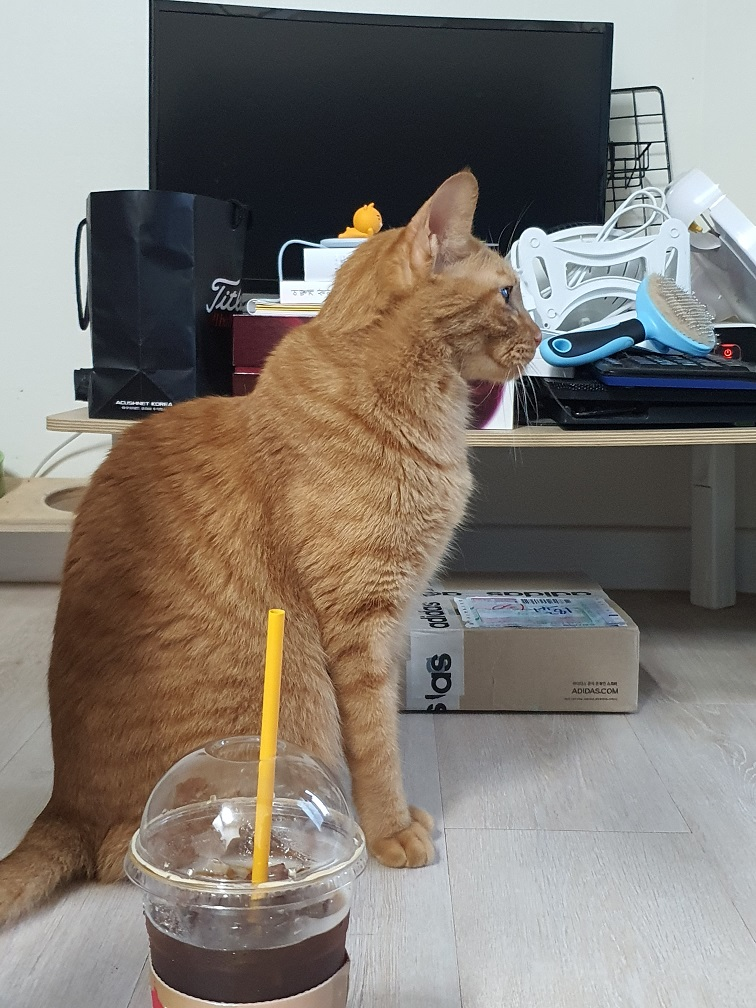
#> input picture OpenCV/09-controllFrame/images/dal (2).jpg, 756 x 1008 px
$ python 103-move.py
#> lines starting #> are read from the running program, lines starting #| are printed output that depends on the picture
import cv2 as cv
import numpy as np
import os

os.chdir('09-controllFrame\\images')
img_color = cv.imread('dal (2).jpg', cv.IMREAD_COLOR)
#> img_color is the input picture: shape (1008, 756, 3); mean B, G, R 113.1, 120.6, 127.5

h, w = img_color.shape[:2]
#> h = 1008; w = 756

# 이미지를 이동

M = np.float32([[1, 0, 100], [0, 1, 50]])

# 이동 행렬을 이미지에 적용합니다.

img_moved = cv.warpAffine(img_color, M, (w, h))
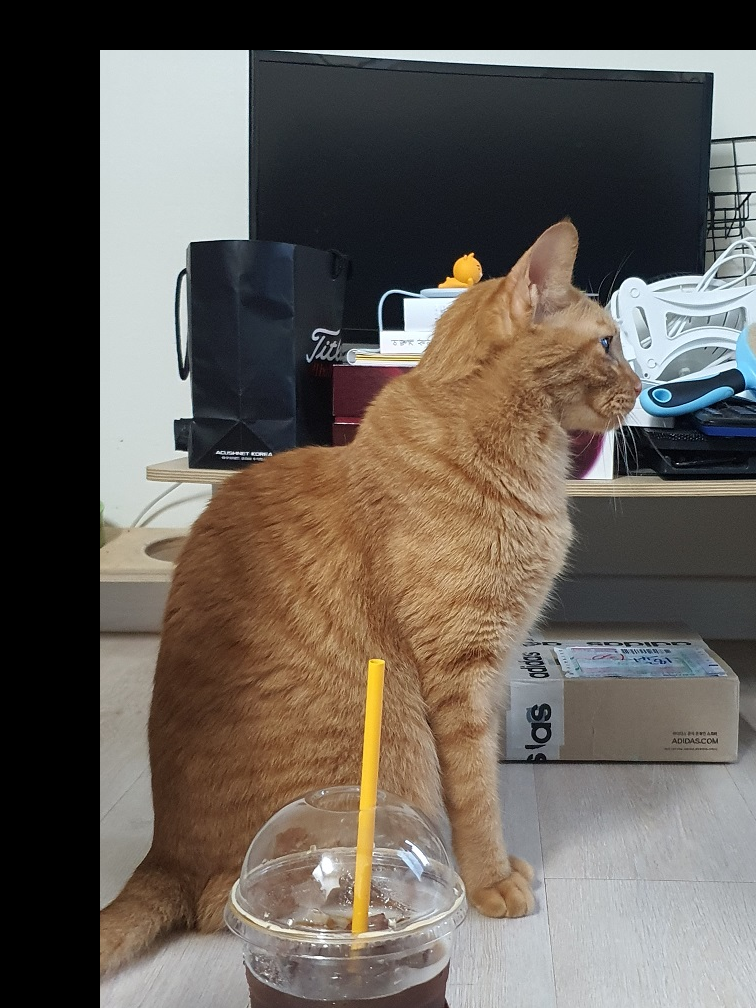
#> img_moved: shape (1008, 756, 3); mean B, G, R 86.7, 94.4, 101.9

cv.imshow('img_moved', img_moved)
cv.waitKey(0)

cv.destroyAllWindows()

$ run again, with OpenCV/09-controllFrame/images/dal (1).jpg copied over OpenCV/09-controllFrame/images/dal (2).jpg
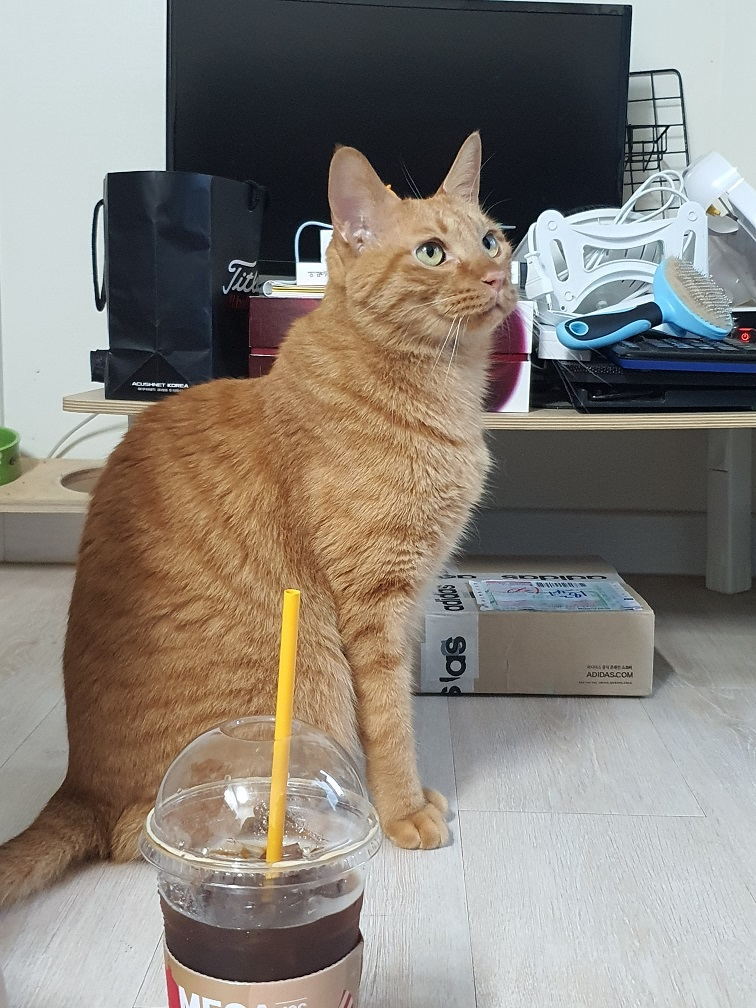
#> input picture OpenCV/09-controllFrame/images/dal (1).jpg, 756 x 1008 px
#> img_color is the input picture: shape (1008, 756, 3); mean B, G, R 121.7, 129.7, 136
#> `img_moved = cv.warpAffine(img_color, M, (w, h))`:
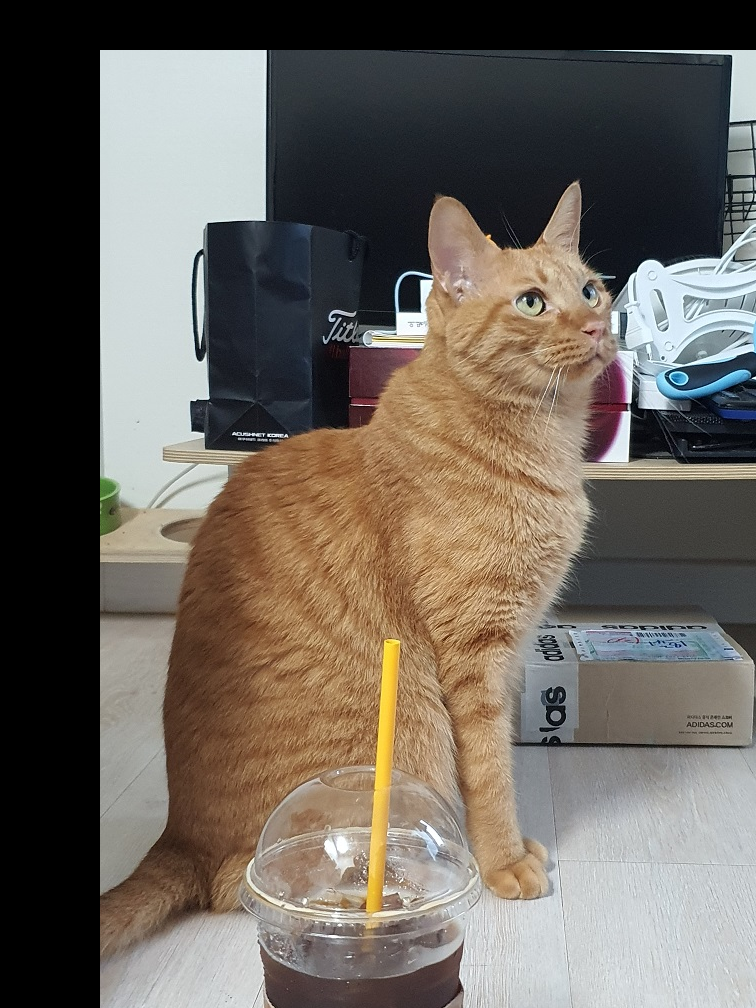
#> img_moved: shape (1008, 756, 3); mean B, G, R 93.5, 101.6, 108.7

$ run again, with OpenCV/09-controllFrame/images/sal (1).jpg copied over OpenCV/09-controllFrame/images/dal (2).jpg
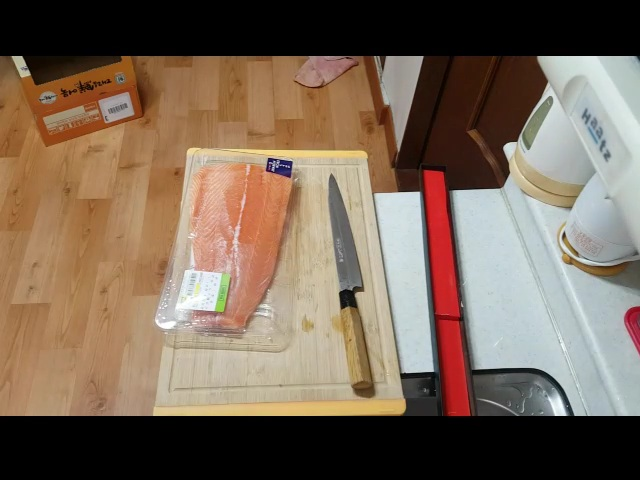
#> input picture OpenCV/09-controllFrame/images/sal (1).jpg, 640 x 480 px
#> img_color is the input picture: shape (480, 640, 3); mean B, G, R 87.6, 103.9, 122.2
#> `img_moved = cv.warpAffine(img_color, M, (w, h))`:
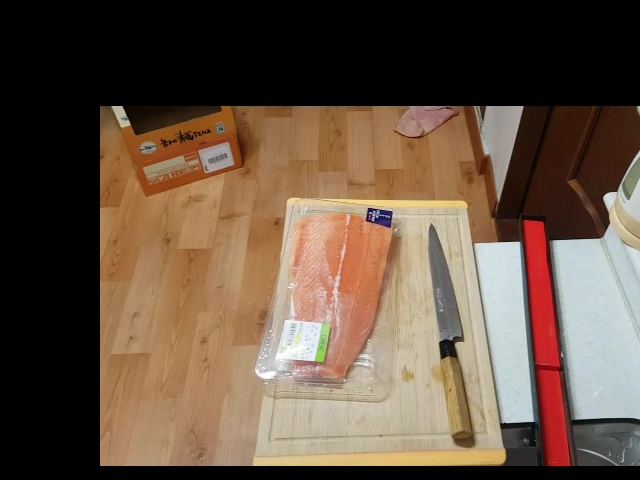
#> img_moved: shape (480, 640, 3); mean B, G, R 66.5, 82.5, 101.7
